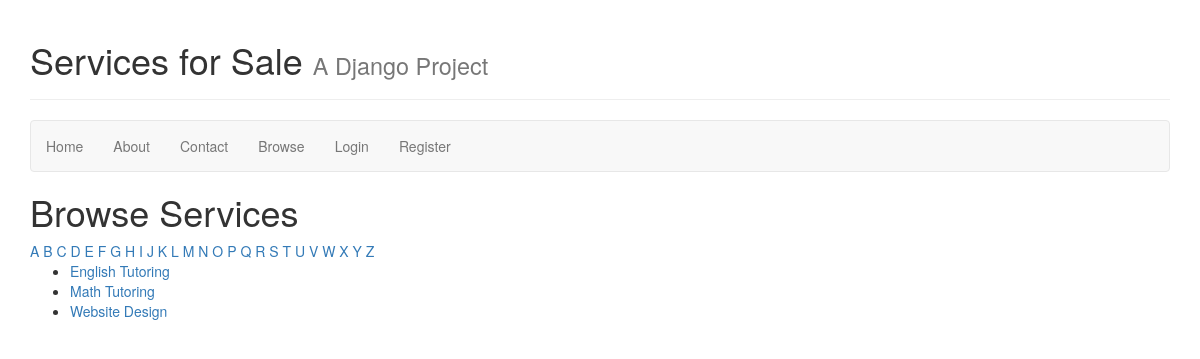
Screenshot of /browse/name/ with the database file from the repository.
### collection/models.py (models this page shows)
class Service(models.Model):
    name = models.CharField(max_length=255)
    description = models.TextField()
    slug = models.SlugField(unique=True)
    user = models.OneToOneField(User, blank=True, null=True)

### collection/views.py (the view)
# urls.py: url(r'^browse/name/$', 'collection.views.browse_by_name', name='browse'),
def browse_by_name(request, initial=None):
    if initial:
        services = Service.objects.filter(
            name__istartswith=initial).order_by('name')
    else:
        services = Service.objects.all().order_by('name')
    return render(request, 'search/search.html', {
        'services': services,
        'initial': initial,
        })

### collection/templates/search/search.html (shortened to what this page needs)
{% extends 'layouts/base.html' %}
{% block content %}
<h1>
    Browse Services{% if initial %} Starting with '{{ initial|title }}'{% endif %}
</h1>
{% for letter in 'abcdefghijklmnopqrstuvwxyz' %}
<a href="{% url 'browse_by_name' initial=letter %}"
    {% if initial == letter %}class="active"{% endif %}>
    {{ letter|upper }}</a>
{% endfor %}
<ul>
    {% for service in services %}
    <li>
        <a href="{% url 'service_detail' slug=service.slug %}">
            {{ service.name }}
        </a>
    </li>
    {% empty %}
    <li>Sorry, no results!</li>
    {% endfor %}
</ul>
{% endblock %}

### rows the page displays
Service: name "English Tutoring"
Service: name "Math Tutoring"
Service: name "Website Design"

### other values shown
{{ letter|upper }} "A" "B" "C" "D" "E" "F" "G" "H" "I" "J" "K" "L" "M" "N" "O" "P" "Q" "R" "S" "T" "U" "V" "W" "X" "Y" "Z"
